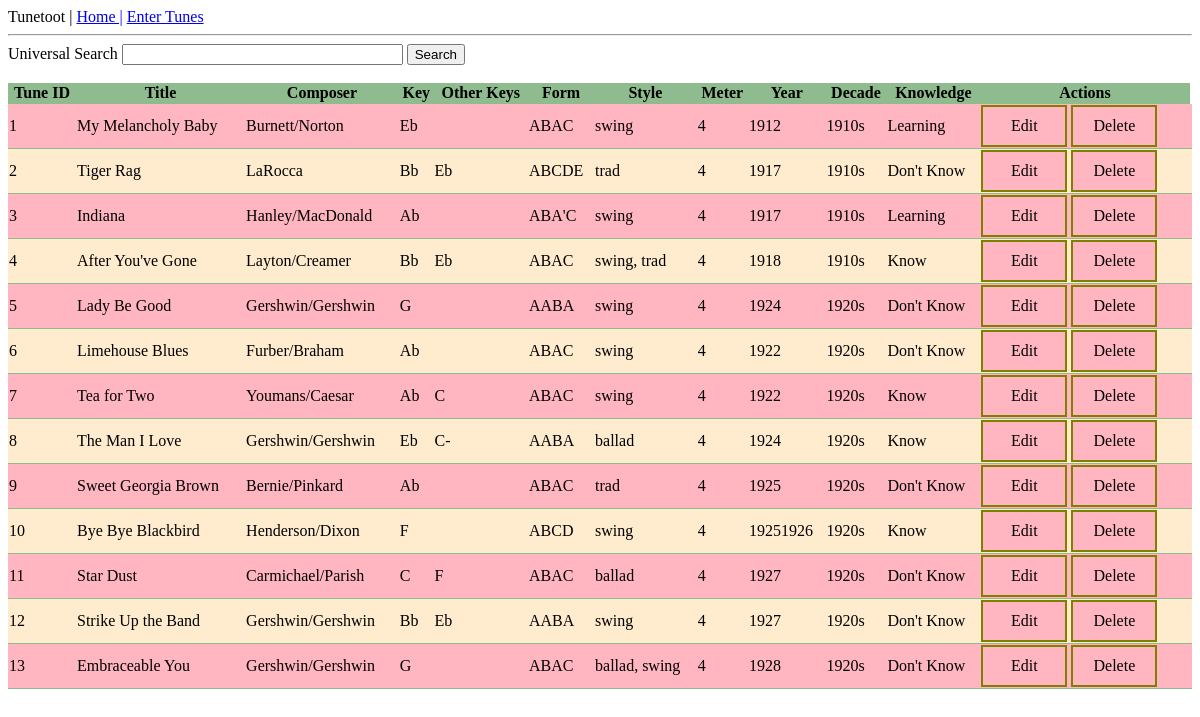
The page /index on the database as committed earlier.
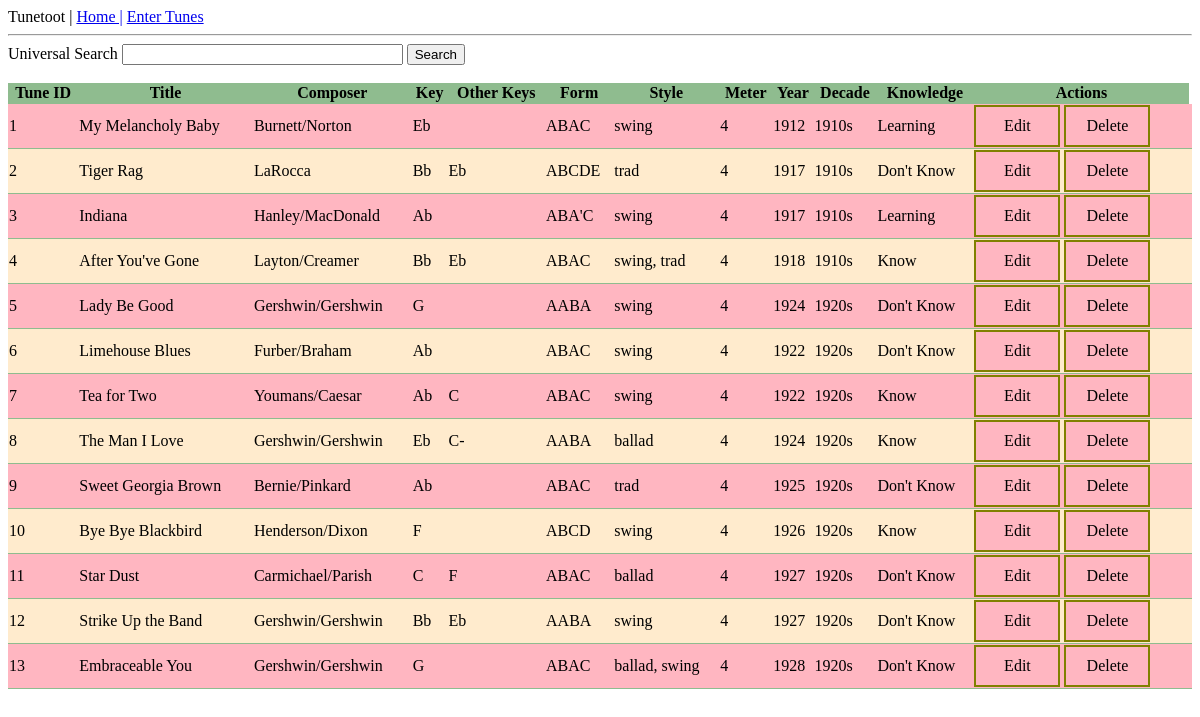
The same page on the database as committed later.
### app/models.py (models this page shows, shortened)
class Tune(db.Model):
    __tablename__ = "tunes"
    id = db.Column(db.Integer, primary_key=True)
    title = db.Column(db.String(120), unique=True, nullable=False)
    composer = db.Column(db.String(64), nullable=False)
    key = db.Column(db.String(3))
    other_key = db.Column(db.String(12))
    song_form = db.Column(db.String(20))
    style = db.Column(db.String(20))
    meter = db.Column(db.SmallInteger)
    year = db.Column(db.SmallInteger)
    decade = db.Column(db.String(5))
    knowledge = db.Column(db.String(10))
    started_learning = db.Column(db.DateTime)
    last_played = db.Column(db.DateTime)
    users = db.relationship("User", secondary=repertoire, back_populates="tunes")

### app/routes.py (the view, shortened to what this page needs)
@app.route('/')
@app.route('/index', methods=['GET', 'POST'])
def index():
    tunes = Tune.query.all()
    form = SearchForm()
    return render_template("index.html", tunes=tunes, form=form)

### app/forms.py
class SearchForm(FlaskForm):
    search_term = StringField('Universal Search')
    submit = SubmitField('Search')

### app/templates/index.html (shortened to what this page needs)
{% extends 'base.html' %}
{% block content %}
<form action="" method="post">
    <div>
        {{ form.search_term.label }}
        {{ form.search_term(size=32) }}
        {{ form.submit() }}
    </div>
    <br>
</form>
<table style = width:100%;>
    <tr>
        <th>Tune ID</th>
        <th>Title</th>
        <th>Composer</th>
        <th>Key</th>
        <th>Other Keys</th>
        <th>Form</th>
        <th>Style</th>
        <th>Meter</th>
        <th>Year</th>
        <th>Decade</th>
        <th>Knowledge</th>
        <th>Actions</th>
    </tr>
    {% for tune in tunes %}
    <tr>
        <td>{{ tune.id }}</td>
        <td>{{ tune.title }}</td>
        <td>{{ tune.composer }}</td>
        <td>{{ tune.key }}</td>
        <td>{{ tune.other_key }}</td>
        <td>{{ tune.song_form }}</td>
        <td>{{ tune.style }}</td>
        <td>{{ tune.meter }}</td>
        <td>{{ tune.year }}</td>
        <td>{{ tune.decade }}</td>
        <td>{{ tune.knowledge }}</td>
        <td>
            <a class="editbutton" href="{{ url_for('edit_tune', tune_id=tune.id) }}">Edit</a>
            <a class="deletebutton" href="{{ url_for('delete_tune', tune_id=tune.id) }}">Delete</a>
        </td>
        <td></td>
    </tr>
    {% endfor %}
</table>
{% endblock %}

### app/templates/base.html (shortened to what this page needs)
<!DOCTYPE html>
<html lang="en">
<head>
</head>
<body>
    {% include 'nav.html' %}
    {% block content %}{% endblock %}
</body>
</html>

### app/templates/nav.html
<html>
<body>
  <div>
    Tunetoot |
    <a href="{{ url_for('index') }}">Home |</a>
    <a href="{{ url_for('tune_entry') }}">Enter Tunes</a>
  </div>
  <hr>
</body>
</html>

### app/templates/index.html (style rules this page uses)
table, th, td { border-bottom: 1px solid darkseagreen; border-collapse: collapse; }
tr:nth-child(even) { background-color: lightpink; }
tr:nth-child(odd) { background-color: blanchedalmond; }
tr:nth-child(1) { color:black; background-color: darkseagreen; }
.editbutton:link, .editbutton:visited { background-color: lightpink; color: black; border: 2px solid olive; padding: 10px 20px; text-align: center; text-decoration: none; display: inline-block; width: 42px; }
.deletebutton:link, .deletebutton:visited { background-color: lightpink; color: black; border: 2px solid olive; padding: 10px 20px; text-align: center; text-decoration: none; display: inline-block; width: 42px; }

Rows that differ between the two databases and show on the page:
changed Tune "Bye Bye Blackbird": year "19251926" → "1926"
